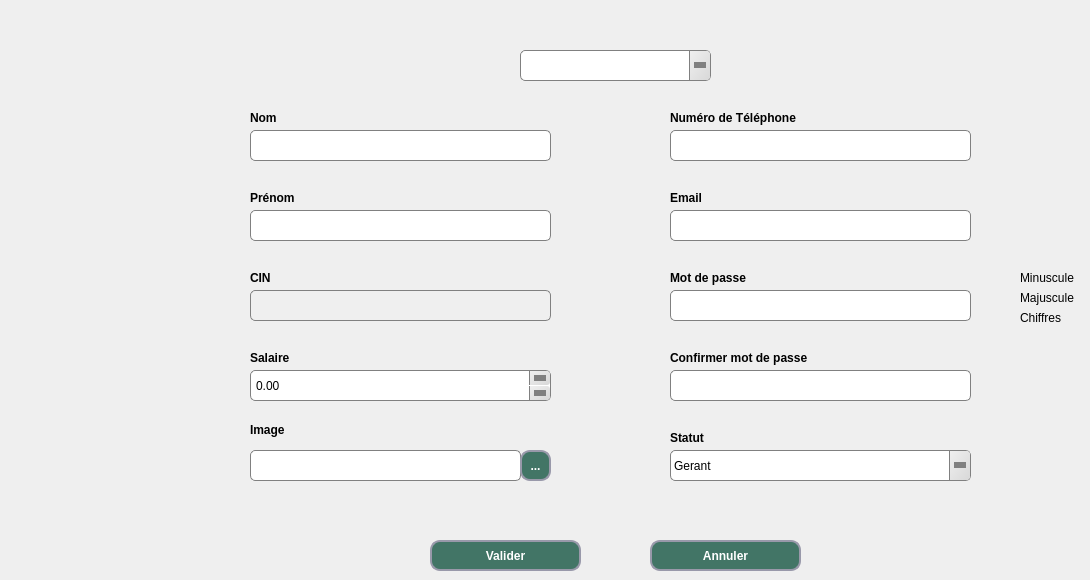
     <widget class="QWidget" name="tab_3">
      <attribute name="title">
       <string>Modifier employé</string>
      </attribute>
      <widget class="QLineEdit" name="lineEdit_modtel">
       <property name="geometry">
        <rect>
         <x>670</x>
         <y>130</y>
         <width>301</width>
         <height>31</height>
        </rect>
       </property>
       <property name="styleSheet">
        <string notr="true">QLineEdit {
    background: qlineargradient(x1:0, y1:0, x2:1, y2:0,
        stop:0 #E1E1E1, stop: 0.4 #DDDDDD,
        stop: 0.5 #D8D8D8, stop: 1.0 #D3D3D3);
    border: 1px solid gray;
    border-radius: 5px;
    padding: 1px 18px 1px 3px;
}
QLineEdit::down-arrow {
    width: 0;
    height: 0;
    border-style: solid;
    border-width: 6px 6px 0 6px;
    border-color: gray transparent transparent transparent;
}
QLineEdit::drop-down {
    subcontrol-origin: padding;
    subcontrol-position: top right;
    width: 20px;
    border-left-width: 1px;
    border-left-color: gray;
    border-left-style: solid;
    border-top-right-radius: 3px;
    border-bottom-right-radius: 3px;
    background: qlineargradient(x1: 0, y1: 0, x2: 1, y2: 1, stop: 0 #f0f0f0, stop: 1 #d8d8d8);

}
QLineEdit::hover {
    background: #d0d0d0;
}

QLineEdit::pressed {
    background: #c8c8c8;
}</string>
       </property>
      </widget>
      <widget class="QLineEdit" name="lineEdit_modconf_mdp">
       <property name="geometry">
        <rect>
         <x>670</x>
         <y>370</y>
         <width>301</width>
         <height>31</height>
        </rect>
       </property>
       <property name="styleSheet">
        <string notr="true">QLineEdit {
    background: qlineargradient(x1:0, y1:0, x2:1, y2:0,
        stop:0 #E1E1E1, stop: 0.4 #DDDDDD,
        stop: 0.5 #D8D8D8, stop: 1.0 #D3D3D3);
    border: 1px solid gray;
    border-radius: 5px;
    padding: 1px 18px 1px 3px;
}
QLineEdit::down-arrow {
    width: 0;
    height: 0;
    border-style: solid;
    border-width: 6px 6px 0 6px;
    border-color: gray transparent transparent transparent;
}
QLineEdit::drop-down {
    subcontrol-origin: padding;
    subcontrol-position: top right;
    width: 20px;
    border-left-width: 1px;
    border-left-color: gray;
    border-left-style: solid;
    border-top-right-radius: 3px;
    border-bottom-right-radius: 3px;
    background: qlineargradient(x1: 0, y1: 0, x2: 1, y2: 1, stop: 0 #f0f0f0, stop: 1 #d8d8d8);

}
QLineEdit::hover {
    background: #d0d0d0;
}

QLineEdit::pressed {
    background: #c8c8c8;
}</string>
       </property>
       <property name="echoMode">
        <enum>QLineEdit::Password</enum>
       </property>
      </widget>
      <widget class="QLineEdit" name="lineEdit_modimiage">
       <property name="geometry">
        <rect>
         <x>250</x>
         <y>450</y>
         <width>271</width>
         <height>31</height>
        </rect>
       </property>
       <property name="styleSheet">
        <string notr="true">QLineEdit {
    background: qlineargradient(x1:0, y1:0, x2:1, y2:0,
        stop:0 #E1E1E1, stop: 0.4 #DDDDDD,
        stop: 0.5 #D8D8D8, stop: 1.0 #D3D3D3);
    border: 1px solid gray;
    border-radius: 5px;
    padding: 1px 18px 1px 3px;
}
QLineEdit::down-arrow {
    width: 0;
    height: 0;
    border-style: solid;
    border-width: 6px 6px 0 6px;
    border-color: gray transparent transparent transparent;
}
QLineEdit::drop-down {
    subcontrol-origin: padding;
    subcontrol-position: top right;
    width: 20px;
    border-left-width: 1px;
    border-left-color: gray;
    border-left-style: solid;
    border-top-right-radius: 3px;
    border-bottom-right-radius: 3px;
    background: qlineargradient(x1: 0, y1: 0, x2: 1, y2: 1, stop: 0 #f0f0f0, stop: 1 #d8d8d8);

}
QLineEdit::hover {
    background: #d0d0d0;
}

QLineEdit::pressed {
    background: #c8c8c8;
}</string>
       </property>
      </widget>
      <widget class="QLineEdit" name="lineEdit_modprenom">
       <property name="geometry">
        <rect>
         <x>250</x>
         <y>210</y>
         <width>301</width>
         <height>31</height>
        </rect>
       </property>
       <property name="styleSheet">
        <string notr="true">QLineEdit {
    background: qlineargradient(x1:0, y1:0, x2:1, y2:0,
        stop:0 #E1E1E1, stop: 0.4 #DDDDDD,
        stop: 0.5 #D8D8D8, stop: 1.0 #D3D3D3);
    border: 1px solid gray;
    border-radius: 5px;
    padding: 1px 18px 1px 3px;
}
QLineEdit::down-arrow {
    width: 0;
    height: 0;
    border-style: solid;
    border-width: 6px 6px 0 6px;
    border-color: gray transparent transparent transparent;
}
QLineEdit::drop-down {
    subcontrol-origin: padding;
    subcontrol-position: top right;
    width: 20px;
    border-left-width: 1px;
    border-left-color: gray;
    border-left-style: solid;
    border-top-right-radius: 3px;
    border-bottom-right-radius: 3px;
    background: qlineargradient(x1: 0, y1: 0, x2: 1, y2: 1, stop: 0 #f0f0f0, stop: 1 #d8d8d8);

}
QLineEdit::hover {
    background: #d0d0d0;
}

QLineEdit::pressed {
    background: #c8c8c8;
}</string>
       </property>
      </widget>
      <widget class="QLineEdit" name="lineEdit_modemail">
       <property name="geometry">
        <rect>
         <x>670</x>
         <y>210</y>
         <width>301</width>
         <height>31</height>
        </rect>
       </property>
       <property name="styleSheet">
        <string notr="true">QLineEdit {
    background: qlineargradient(x1:0, y1:0, x2:1, y2:0,
        stop:0 #E1E1E1, stop: 0.4 #DDDDDD,
        stop: 0.5 #D8D8D8, stop: 1.0 #D3D3D3);
    border: 1px solid gray;
    border-radius: 5px;
    padding: 1px 18px 1px 3px;
}
QLineEdit::down-arrow {
    width: 0;
    height: 0;
    border-style: solid;
    border-width: 6px 6px 0 6px;
    border-color: gray transparent transparent transparent;
}
QLineEdit::drop-down {
    subcontrol-origin: padding;
    subcontrol-position: top right;
    width: 20px;
    border-left-width: 1px;
    border-left-color: gray;
    border-left-style: solid;
    border-top-right-radius: 3px;
    border-bottom-right-radius: 3px;
    background: qlineargradient(x1: 0, y1: 0, x2: 1, y2: 1, stop: 0 #f0f0f0, stop: 1 #d8d8d8);

}
QLineEdit::hover {
    background: #d0d0d0;
}

QLineEdit::pressed {
    background: #c8c8c8;
}</string>
       </property>
      </widget>
      <widget class="QDoubleSpinBox" name="doubleSpinBox_modsalaire">
       <property name="geometry">
        <rect>
         <x>250</x>
         <y>370</y>
         <width>301</width>
         <height>31</height>
        </rect>
       </property>
       <property name="styleSheet">
        <string notr="true">QDoubleSpinBox {
background: qlineargradient(x1:0, y1:0, x2:1, y2:0,
stop:0 #E1E1E1, stop: 0.4 #DDDDDD,
stop: 0.5 #D8D8D8, stop: 1.0 #D3D3D3);
border: 1px solid gray;
border-radius: 5px;
padding: 1px 18px 1px 3px;
}

QDoubleSpinBox::up-button {
subcontrol-origin: padding;
border-left-color: gray;
width: 20px;
border-left-style: solid;
subcontrol-position: top right;
border-down-width: 1px;
border-left-width: 1px;
border-top-right-radius: 3px;
border-bottom-right-radius: 3px;
background: qlineargradient(x1: 0, y1: 0, x2: 1, y2: 1, stop: 0 #f0f0f0, stop: 1 #d8d8d8);
}

QDoubleSpinBox::down-button {
subcontrol-position: bottom right;
subcontrol-origin: padding;
border-left-color: gray;
width: 20px;
border-left-width: 1px;
border-up-width: 1px;
border-left-style: solid;
border-top-right-radius: 3px;
border-bottom-right-radius: 3px;
background: qlineargradient(x1: 0, y1: 0, x2: 1, y2: 1, stop: 0 #f0f0f0, stop: 1 #d8d8d8);
}

QDoubleSpinBox::up-button:hover, QDateEdit::down-button:hover {
background-color: #F0F0F0;
}


QDoubleSpinBox::up-arrow {
width: 0;
height: 0;
border-style: solid;
border-width: 6px 6px 0 6px;
border-color: gray transparent transparent transparent;
}

QDoubleSpinBox::down-arrow {
width: 0;
height: 0;
border-style: solid;
border-width: 6px 6px 0 6px;
border-color: gray transparent transparent transparent;
}

QDoubleSpinBox::hover {
background: #d0d0d0;
}
QDoubleSpinBox::pressed {
background: #c8c8c8;
}
</string>
       </property>
      </widget>
      <widget class="QLineEdit" name="lineEdit_modmdp">
       <property name="geometry">
        <rect>
         <x>670</x>
         <y>290</y>
         <width>301</width>
         <height>31</height>
        </rect>
       </property>
       <property name="styleSheet">
        <string notr="true">QLineEdit {
    background: qlineargradient(x1:0, y1:0, x2:1, y2:0,
        stop:0 #E1E1E1, stop: 0.4 #DDDDDD,
        stop: 0.5 #D8D8D8, stop: 1.0 #D3D3D3);
    border: 1px solid gray;
    border-radius: 5px;
    padding: 1px 18px 1px 3px;
}
QLineEdit::down-arrow {
    width: 0;
    height: 0;
    border-style: solid;
    border-width: 6px 6px 0 6px;
    border-color: gray transparent transparent transparent;
}
QLineEdit::drop-down {
    subcontrol-origin: padding;
    subcontrol-position: top right;
    width: 20px;
    border-left-width: 1px;
    border-left-color: gray;
    border-left-style: solid;
    border-top-right-radius: 3px;
    border-bottom-right-radius: 3px;
    background: qlineargradient(x1: 0, y1: 0, x2: 1, y2: 1, stop: 0 #f0f0f0, stop: 1 #d8d8d8);

}
QLineEdit::hover {
    background: #d0d0d0;
}

QLineEdit::pressed {
    background: #c8c8c8;
}</string>
       </property>
       <property name="echoMode">
        <enum>QLineEdit::Password</enum>
       </property>
      </widget>
      <widget class="QComboBox" name="comboBox_modstatut">
       <property name="geometry">
        <rect>
         <x>670</x>
         <y>450</y>
         <width>301</width>
         <height>31</height>
        </rect>
       </property>
       <property name="styleSheet">
        <string notr="true">QComboBox {
background: qlineargradient(x1:0, y1:0, x2:1, y2:0,
stop:0 #E1E1E1, stop: 0.4 #DDDDDD,
stop: 0.5 #D8D8D8, stop: 1.0 #D3D3D3);
border: 1px solid gray;
border-radius: 5px;
padding: 1px 18px 1px 3px;
}
QComboBox::down-arrow {
width: 0;
height: 0;
border-style: solid;
border-width: 6px 6px 0 6px;
border-color: gray transparent transparent transparent;
}
QComboBox::drop-down {
subcontrol-origin: padding;
subcontrol-position: top right;
width: 20px;
border-left-width: 1px;
border-left-color: gray;
border-left-style: solid;
border-top-right-radius: 3px;
border-bottom-right-radius: 3px;
background: qlineargradient(x1: 0, y1: 0, x2: 1, y2: 1, stop: 0 #f0f0f0, stop: 1 #d8d8d8);

}
QComboBox::hover {
background: #d0d0d0;
}

QComboBox::pressed {
background: #c8c8c8;
}
</string>
       </property>
       <item>
        <property name="text">
         <string>Gerant</string>
        </property>
       </item>
       <item>
        <property name="text">
         <string>Employe du Cafe</string>
        </property>
       </item>
       <item>
        <property name="text">
         <string>Employe du Lavage</string>
        </property>
       </item>
       <item>
        <property name="text">
         <string>Employe du maintenance</string>
        </property>
       </item>
      </widget>
      <widget class="QLabel" name="label_26">
       <property name="geometry">
        <rect>
         <x>670</x>
         <y>350</y>
         <width>191</width>
         <height>16</height>
        </rect>
       </property>
       <property name="styleSheet">
        <string notr="true">QLabel{
font: 75 9pt &quot;MS Shell Dlg 2&quot;;
font-weight: bold;}
</string>
       </property>
       <property name="text">
        <string>Confirmer mot de passe</string>
       </property>
      </widget>
      <widget class="QLabel" name="label_28">
       <property name="geometry">
        <rect>
         <x>250</x>
         <y>350</y>
         <width>56</width>
         <height>16</height>
        </rect>
       </property>
       <property name="styleSheet">
        <string notr="true">QLabel{
font: 75 9pt &quot;MS Shell Dlg 2&quot;;
font-weight: bold;}
</string>
       </property>
       <property name="text">
        <string>Salaire</string>
       </property>
      </widget>
      <widget class="QLabel" name="label_29">
       <property name="geometry">
        <rect>
         <x>670</x>
         <y>190</y>
         <width>56</width>
         <height>16</height>
        </rect>
       </property>
       <property name="styleSheet">
        <string notr="true">QLabel{
font: 75 9pt &quot;MS Shell Dlg 2&quot;;
font-weight: bold;}
</string>
       </property>
       <property name="text">
        <string>Email</string>
       </property>
      </widget>
      <widget class="QLabel" name="label_30">
       <property name="geometry">
        <rect>
         <x>670</x>
         <y>110</y>
         <width>171</width>
         <height>16</height>
        </rect>
       </property>
       <property name="styleSheet">
        <string notr="true">QLabel{
font: 75 9pt &quot;MS Shell Dlg 2&quot;;
font-weight: bold;}
</string>
       </property>
       <property name="text">
        <string>Numéro de Téléphone</string>
       </property>
      </widget>
      <widget class="QLabel" name="label_32">
       <property name="geometry">
        <rect>
         <x>670</x>
         <y>270</y>
         <width>161</width>
         <height>16</height>
        </rect>
       </property>
       <property name="styleSheet">
        <string notr="true">QLabel{
font: 75 9pt &quot;MS Shell Dlg 2&quot;;
font-weight: bold;}
</string>
       </property>
       <property name="text">
        <string>Mot de passe</string>
       </property>
      </widget>
      <widget class="QLabel" name="label_33">
       <property name="geometry">
        <rect>
         <x>250</x>
         <y>420</y>
         <width>71</width>
         <height>20</height>
        </rect>
       </property>
       <property name="styleSheet">
        <string notr="true">QLabel{
font: 75 9pt &quot;MS Shell Dlg 2&quot;;
font-weight: bold;}
</string>
       </property>
       <property name="text">
        <string>Image</string>
       </property>
      </widget>
      <widget class="QLabel" name="label_34">
       <property name="geometry">
        <rect>
         <x>250</x>
         <y>110</y>
         <width>56</width>
         <height>16</height>
        </rect>
       </property>
       <property name="styleSheet">
        <string notr="true">QLabel{
font: 75 9pt &quot;MS Shell Dlg 2&quot;;
font-weight: bold;}
</string>
       </property>
       <property name="text">
        <string>Nom</string>
       </property>
      </widget>
      <widget class="QLabel" name="label_35">
       <property name="geometry">
        <rect>
         <x>250</x>
         <y>190</y>
         <width>71</width>
         <height>16</height>
        </rect>
       </property>
       <property name="styleSheet">
        <string notr="true">QLabel{
font: 75 9pt &quot;MS Shell Dlg 2&quot;;
font-weight: bold;}
</string>
       </property>
       <property name="text">
        <string>Prénom</string>
       </property>
      </widget>
      <widget class="QLabel" name="label_36">
       <property name="geometry">
        <rect>
         <x>670</x>
         <y>430</y>
         <width>56</width>
         <height>16</height>
        </rect>
       </property>
       <property name="styleSheet">
        <string notr="true">QLabel{
font: 75 9pt &quot;MS Shell Dlg 2&quot;;
font-weight: bold;}
</string>
       </property>
       <property name="text">
        <string>Statut</string>
       </property>
      </widget>
      <widget class="QLabel" name="label_25">
       <property name="geometry">
        <rect>
         <x>250</x>
         <y>270</y>
         <width>56</width>
         <height>16</height>
        </rect>
       </property>
       <property name="styleSheet">
        <string notr="true">QLabel{
font: 75 9pt &quot;MS Shell Dlg 2&quot;;
font-weight: bold;

}
</string>
       </property>
       <property name="text">
        <string>CIN</string>
       </property>
      </widget>
      <widget class="QPushButton" name="pushButton_Modifier">
       <property name="geometry">
        <rect>
         <x>430</x>
         <y>540</y>
         <width>151</width>
         <height>31</height>
        </rect>
       </property>
       <property name="styleSheet">
        <string notr="true">QPushButton{
background: rgb(66, 117, 102);
border-radius:10px;
border-style:solid;
border-width:2px;
border-color:#9999aa;
color:white;
font: 75 9pt &quot;MS Shell Dlg 2&quot;;
font-weight: bold;
}
QPushButton:enabled{
background-color: rgb(66, 117, 102);
color:white;
}

QPushButton:pressed{
background-color: qlineargradient(spread:pad, x1:0.5, y1:0.0342727, x2:0.5, y2:1, stop:0 rgba(0, 255, 255, 255), stop:1 rgba(255, 255, 255, 255));
color:#fffffe;
}

QPushButton:hover:!pressed{
background-color: rgb(221,222,217);
color:#0c2f70;
}

QPushButton:disabled{
background-color:rgb(66, 117, 102);
color:#ffffff;
}
</string>
       </property>
       <property name="text">
        <string>Valider</string>
       </property>
      </widget>
      <widget class="QPushButton" name="pushButton_Annuler_3">
       <property name="geometry">
        <rect>
         <x>650</x>
         <y>540</y>
         <width>151</width>
         <height>31</height>
        </rect>
       </property>
       <property name="styleSheet">
        <string notr="true">QPushButton{
background: rgb(66, 117, 102);
border-radius:10px;
border-style:solid;
border-width:2px;
border-color:#9999aa;
color:white;
font: 75 9pt &quot;MS Shell Dlg 2&quot;;
font-weight: bold;
}
QPushButton:enabled{
background-color: rgb(66, 117, 102);
color:white;
}

QPushButton:pressed{
background-color: qlineargradient(spread:pad, x1:0.5, y1:0.0342727, x2:0.5, y2:1, stop:0 rgba(0, 255, 255, 255), stop:1 rgba(255, 255, 255, 255));
color:#fffffe;
}

QPushButton:hover:!pressed{
background-color: rgb(221,222,217);
color:#0c2f70;
}

QPushButton:disabled{
background-color:rgb(66, 117, 102);
color:#ffffff;
}
</string>
       </property>
       <property name="text">
        <string>Annuler</string>
       </property>
      </widget>
      <widget class="QLineEdit" name="lineEdit_modnom">
       <property name="geometry">
        <rect>
         <x>250</x>
         <y>130</y>
         <width>301</width>
         <height>31</height>
        </rect>
       </property>
       <property name="styleSheet">
        <string notr="true">QLineEdit {
    background: qlineargradient(x1:0, y1:0, x2:1, y2:0,
        stop:0 #E1E1E1, stop: 0.4 #DDDDDD,
        stop: 0.5 #D8D8D8, stop: 1.0 #D3D3D3);
    border: 1px solid gray;
    border-radius: 5px;
    padding: 1px 18px 1px 3px;
}
QLineEdit::down-arrow {
    width: 0;
    height: 0;
    border-style: solid;
    border-width: 6px 6px 0 6px;
    border-color: gray transparent transparent transparent;
}
QLineEdit::drop-down {
    subcontrol-origin: padding;
    subcontrol-position: top right;
    width: 20px;
    border-left-width: 1px;
    border-left-color: gray;
    border-left-style: solid;
    border-top-right-radius: 3px;
    border-bottom-right-radius: 3px;
    background: qlineargradient(x1: 0, y1: 0, x2: 1, y2: 1, stop: 0 #f0f0f0, stop: 1 #d8d8d8);

}
QLineEdit::hover {
    background: #d0d0d0;
}

QLineEdit::pressed {
    background: #c8c8c8;
}</string>
       </property>
      </widget>
      <widget class="QLabel" name="label_27">
       <property name="geometry">
        <rect>
         <x>250</x>
         <y>290</y>
         <width>301</width>
         <height>31</height>
        </rect>
       </property>
       <property name="styleSheet">
        <string notr="true">QLabel {
    background: qlineargradient(x1:0, y1:0, x2:1, y2:0,
        stop:0 #E1E1E1, stop: 0.4 #DDDDDD,
        stop: 0.5 #D8D8D8, stop: 1.0 #D3D3D3);
    border: 1px solid gray;
    border-radius: 5px;
    padding: 1px 18px 1px 3px;
}

QLabel::hover {
    background: #d0d0d0;
}

QLabel::pressed {
    background: #c8c8c8;
}</string>
       </property>
       <property name="text">
        <string/>
       </property>
      </widget>
      <widget class="QComboBox" name="comboBox_statut_3">
       <property name="geometry">
        <rect>
         <x>520</x>
         <y>50</y>
         <width>191</width>
         <height>31</height>
        </rect>
       </property>
       <property name="styleSheet">
        <string notr="true">QComboBox {
background: qlineargradient(x1:0, y1:0, x2:1, y2:0,
stop:0 #E1E1E1, stop: 0.4 #DDDDDD,
stop: 0.5 #D8D8D8, stop: 1.0 #D3D3D3);
border: 1px solid gray;
border-radius: 5px;
padding: 1px 18px 1px 3px;
}
QComboBox::down-arrow {
width: 0;
height: 0;
border-style: solid;
border-width: 6px 6px 0 6px;
border-color: gray transparent transparent transparent;
}
QComboBox::drop-down {
subcontrol-origin: padding;
subcontrol-position: top right;
width: 20px;
border-left-width: 1px;
border-left-color: gray;
border-left-style: solid;
border-top-right-radius: 3px;
border-bottom-right-radius: 3px;
background: qlineargradient(x1: 0, y1: 0, x2: 1, y2: 1, stop: 0 #f0f0f0, stop: 1 #d8d8d8);

}
QComboBox::hover {
background: #d0d0d0;
}

QComboBox::pressed {
background: #c8c8c8;
}
</string>
       </property>
      </widget>
      <widget class="QToolButton" name="toolButtonmodif">
       <property name="geometry">
        <rect>
         <x>520</x>
         <y>450</y>
         <width>31</width>
         <height>31</height>
        </rect>
       </property>
       <property name="styleSheet">
        <string notr="true">QToolButton{
background: rgb(66, 117, 102);
border-radius:10px;
border-style:solid;
border-width:2px;
border-color:#9999aa;
color:white;
font: 75 8pt &quot;MS Shell Dlg 2&quot;;
font-weight: bold;
}
QToolButton:enabled{
background-color: rgb(66, 117, 102);
color:white;
}

QToolButton:pressed{
background-color: qlineargradient(spread:pad, x1:0.5, y1:0.0342727, x2:0.5, y2:1, stop:0 rgba(0, 255, 255, 255), stop:1 rgba(255, 255, 255, 255));
color:#fffffe;
}

QToolButton:hover:!pressed{
background-color: rgb(221,222,217);
color:#0c2f70;
}

QToolButton:disabled{
background-color:rgb(66, 117, 102);
color:#ffffff;
}
</string>
       </property>
       <property name="text">
        <string>...</string>
       </property>
      </widget>
      <widget class="QLabel" name="one_3">
       <property name="geometry">
        <rect>
         <x>990</x>
         <y>270</y>
         <width>21</width>
         <height>16</height>
        </rect>
       </property>
       <property name="text">
        <string/>
       </property>
       <property name="scaledContents">
        <bool>true</bool>
       </property>
      </widget>
      <widget class="QLabel" name="label_69">
       <property name="geometry">
        <rect>
         <x>1020</x>
         <y>290</y>
         <width>56</width>
         <height>16</height>
        </rect>
       </property>
       <property name="text">
        <string>Majuscule</string>
       </property>
      </widget>
      <widget class="QLabel" name="label_70">
       <property name="geometry">
        <rect>
         <x>1020</x>
         <y>270</y>
         <width>61</width>
         <height>16</height>
        </rect>
       </property>
       <property name="text">
        <string>Minuscule</string>
       </property>
      </widget>
      <widget class="QLabel" name="two_3">
       <property name="geometry">
        <rect>
         <x>990</x>
         <y>290</y>
         <width>21</width>
         <height>16</height>
        </rect>
       </property>
       <property name="text">
        <string/>
       </property>
       <property name="scaledContents">
        <bool>true</bool>
       </property>
      </widget>
      <widget class="QLabel" name="label_71">
       <property name="geometry">
        <rect>
         <x>1020</x>
         <y>310</y>
         <width>56</width>
         <height>16</height>
        </rect>
       </property>
       <property name="text">
        <string>Chiffres</string>
       </property>
      </widget>
      <widget class="QLabel" name="three_3">
       <property name="geometry">
        <rect>
         <x>990</x>
         <y>310</y>
         <width>21</width>
         <height>16</height>
        </rect>
       </property>
       <property name="text">
        <string/>
       </property>
       <property name="scaledContents">
        <bool>true</bool>
       </property>
      </widget>
      <widget class="QLineEdit" name="lineEdit">
       <property name="geometry">
        <rect>
         <x>740</x>
         <y>290</y>
         <width>21</width>
         <height>22</height>
        </rect>
       </property>
      </widget>
      <zorder>lineEdit</zorder>
      <zorder>lineEdit_modtel</zorder>
      <zorder>lineEdit_modconf_mdp</zorder>
      <zorder>lineEdit_modimiage</zorder>
      <zorder>lineEdit_modprenom</zorder>
      <zorder>lineEdit_modemail</zorder>
      <zorder>doubleSpinBox_modsalaire</zorder>
      <zorder>lineEdit_modmdp</zorder>
      <zorder>comboBox_modstatut</zorder>
      <zorder>label_26</zorder>
      <zorder>label_28</zorder>
      <zorder>label_29</zorder>
      <zorder>label_30</zorder>
      <zorder>label_32</zorder>
      <zorder>label_33</zorder>
      <zorder>label_34</zorder>
      <zorder>label_35</zorder>
      <zorder>label_36</zorder>
      <zorder>label_25</zorder>
      <zorder>pushButton_Modifier</zorder>
      <zorder>pushButton_Annuler_3</zorder>
      <zorder>lineEdit_modnom</zorder>
      <zorder>label_27</zorder>
      <zorder>comboBox_statut_3</zorder>
      <zorder>toolButtonmodif</zorder>
      <zorder>one_3</zorder>
      <zorder>label_69</zorder>
      <zorder>label_70</zorder>
      <zorder>two_3</zorder>
      <zorder>label_71</zorder>
      <zorder>three_3</zorder>
     </widget>
